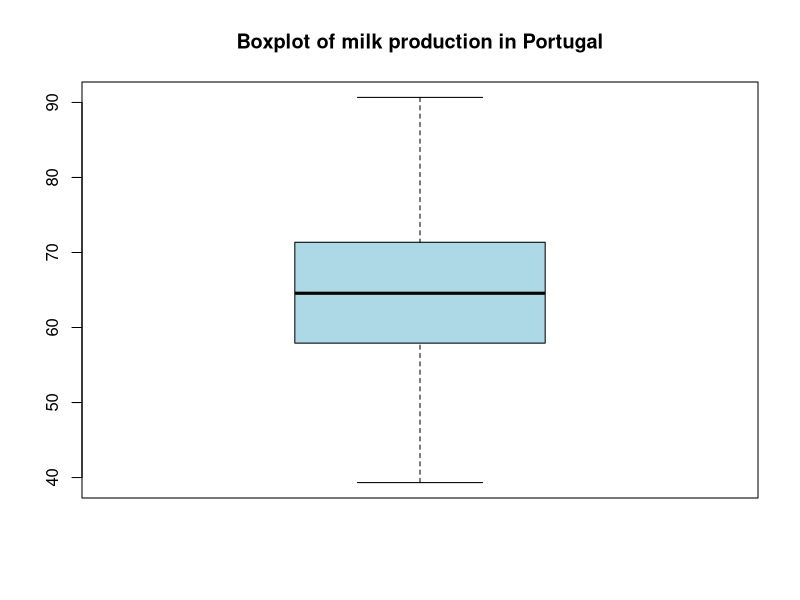
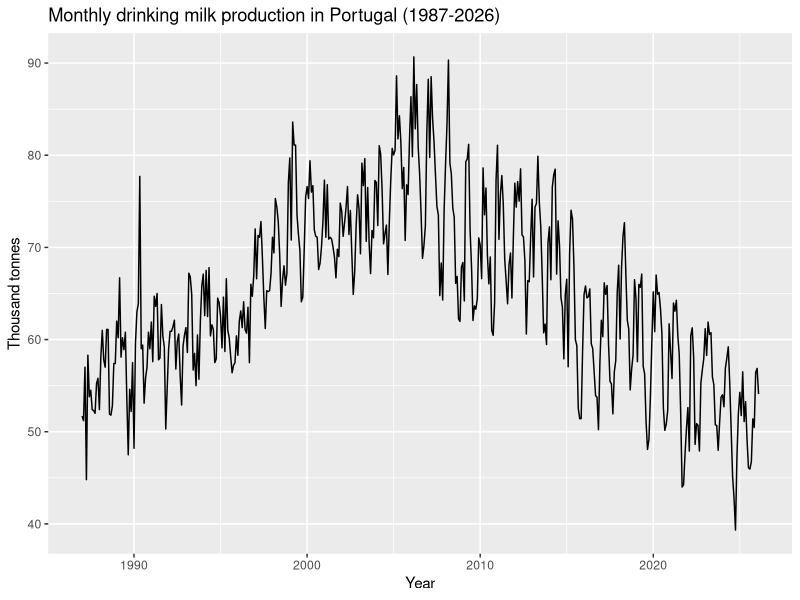
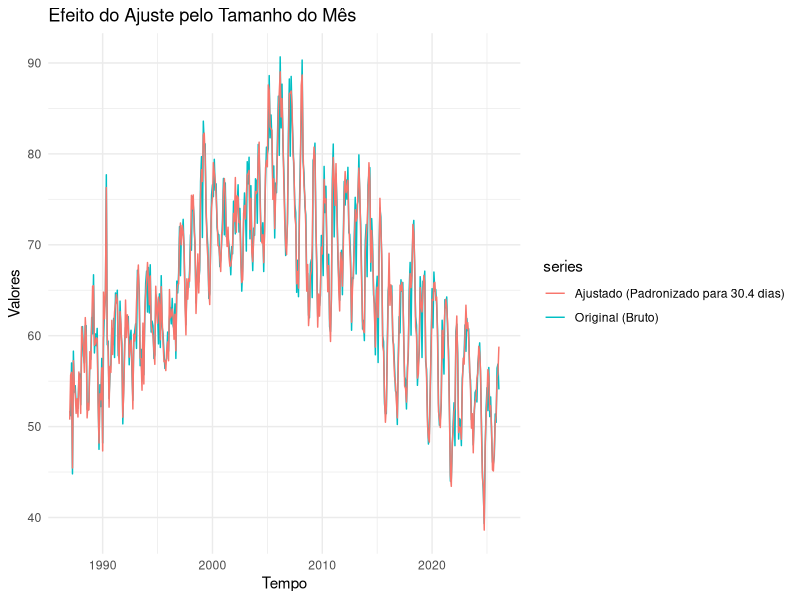

These figures' R source, in order:
## ---- chunk 1
#install.packages("readxl")
#install.packages("lubridate")

library(readxl)
library(dplyr)
library(lubridate)
library(ggplot2)
library(forecast)
## ---- chunk 2
dados <- read.csv("leite.csv")
dados
## ---- chunk 3
dadosSelected <- select(dados, TIME_PERIOD, OBS_VALUE)
dadosSelected <- dadosSelected[-c(1,2, 3), ] #eliminação de meses vazios no inicio
head(dadosSelected)
## ---- chunk 4
ts_data <- ts(dadosSelected$OBS_VALUE, start = c(1987, 1), frequency = 12)

## ---- chunk 5
dadosSelected$OBS_VALUE <- as.numeric(gsub(",", ".", dadosSelected$OBS_VALUE))
boxplot(dadosSelected$OBS_VALUE, main = "Boxplot of milk production in Portugal", col = "lightblue")

## ---- chunk 6
autoplot(ts_data,
         ylab = "Thousand tonnes",
         xlab = "Year",
         main = "Monthly drinking milk production in Portugal (1987-2026)")
## ---- chunk 7
dados_ajustados <- dadosSelected %>%
  # 1. Garante que o TIME_PERIOD seja lido como data (adicionando o dia 01)
  mutate(Data_Certa = ym(TIME_PERIOD)) %>%
  # 2. Calcula o número de dias que aquele mês específico teve
  mutate(Dias_no_Mes = days_in_month(Data_Certa)) %>%
  # 3. Faz o ajuste: valor original dividido pelo número de dias
  mutate(Valor_Por_Dia = (OBS_VALUE* (365.25/12))/ Dias_no_Mes)
## ---- chunk 8
# Criamos a série usando a nova coluna 'Valor_Por_Dia'
ts_data_ajustada <- ts(dados_ajustados$Valor_Por_Dia, start = c(1987, 1), frequency = 12)
## ---- chunk 9
# Desenha o gráfico comparativo
autoplot(ts_data, series = "Original (Bruto)") +
  autolayer(ts_data_ajustada , series = "Ajustado (Padronizado para 30.4 dias)") +
  labs(
    x = "Tempo", 
    y = "Valores", 
    title = "Efeito do Ajuste pelo Tamanho do Mês"
  ) +
  theme_minimal()
